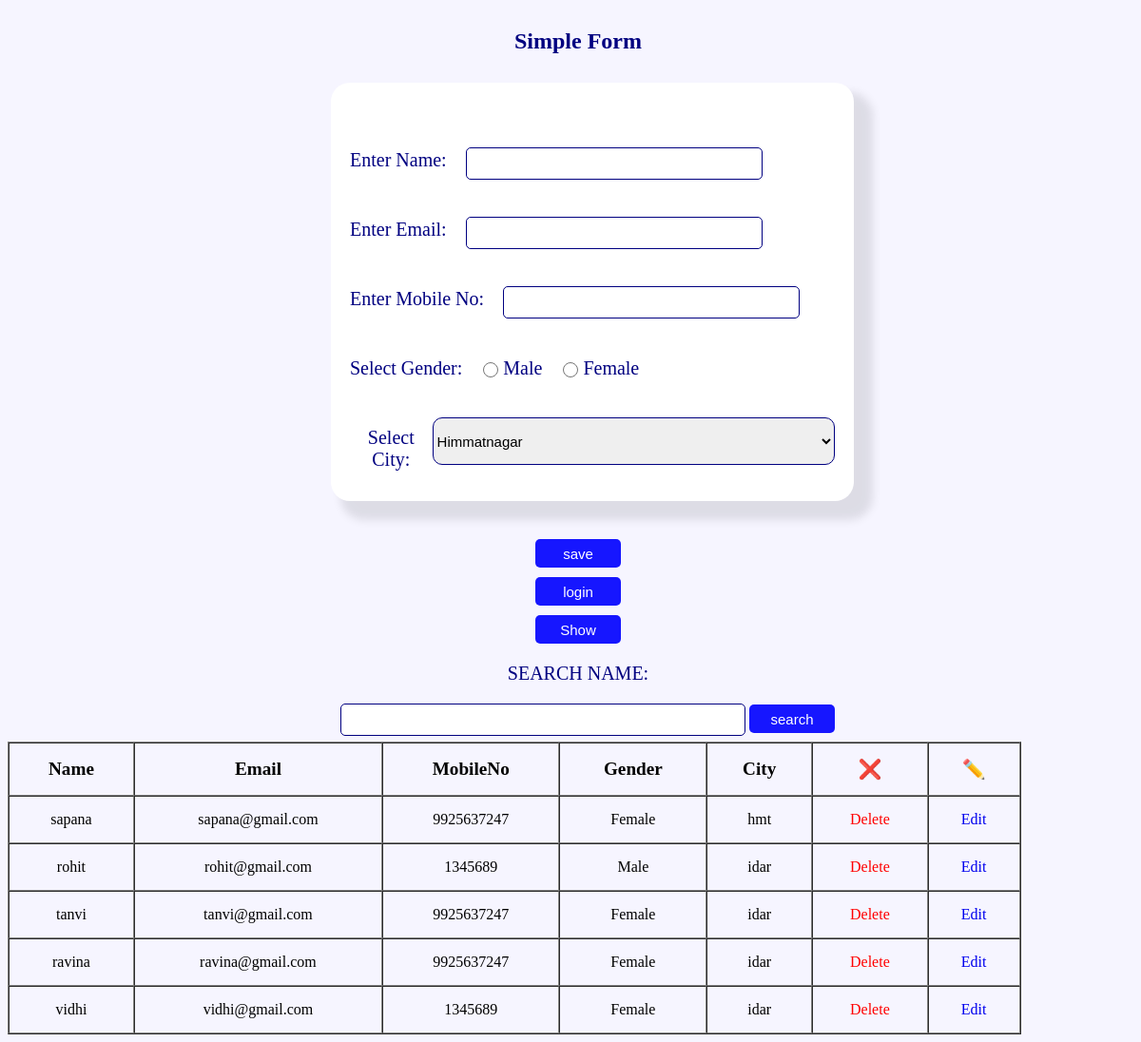
Page /db_practicals/show/ on the committed database.
### db_practicals/models.py (models this page shows, shortened)
class save_info(models.Model):
    CITY_CHOICES=[
        ('hmt', 'Himmatnagar'),
        ('idar', 'Idar'),
        ('surat', 'Surat'),
    ]
    name=models.CharField(max_length=100)
    email=models.EmailField(max_length=100)
    mobileNo=models.CharField(max_length=12)
    gender=models.CharField(max_length=10)
    city=models.CharField(max_length=20, choices=CITY_CHOICES)

### db_practicals/views.py (the view)
# urls.py: path('show/', views.show, name='show'),
def show(request):
    data=save_info.objects.all()
    return render(request, 'db_practicals/simple_db1.html', {'save_info': data})

### db_practicals/templates/db_practicals/simple_db1.html (shortened to what this page needs)
<!DOCTYPE html>
<html lang="en">
<head>
</head>
<body>
    <div class="main">
    <h2>Simple Form</h2>
    <form method="POST" action="{% url 'index' %}">
        <div class="container">
            <div class="group">
                <p>Enter Name:</p>
                <input type="text" name="name" id="name" required>
            </div>
            <div class="group">
                <p>Enter Email:</p>
                <input type="text" name="email" id="email" required>
            </div>
            <div class="group">
                <p>Enter Mobile No:</p>
                <input type="text" name="mobileNo"  required>
            </div>
            <div class="group">
                <p>Select Gender:</p>
                <input type="radio" name="gender" value="Male" id="p1"><p>Male</p>
                <input type="radio" name="gender" value="Female" id="p2"><p>Female</p>
            </div>
            <div class="group">
                <p>Select City:</p>
                <select name="city" style="width:90%; height:50px; border:1px solid navy; margin-top:10px; border-radius:10px; font-size:15px">
                    <option value="hmt">Himmatnagar</option>
                </select>
            </div>
        </div>
        <button type="submit"> save</button>
    </form>
    <form action="{% url 'login' %}">
    <button type="submit">login</button>
   </form>
    <form action="{% url 'show' %}" method="GET" >
        <button type="submit" style="margin-top:10px">Show</button>
    </form>
    <form method="POST" action="{% url 'search'%}">
        <P style='font-size:20px;'>SEARCH NAME:</P>
        <input type="text" name="search" id="" style="margin-top:0">
        <button type="submit" style="margin-top:0">search</button>
    </form>
</div>
    {% if save_info %}
        <table border=1 cellspacing=0 cellpadding=15 style="width:90%;  text-align:center">
            <tr style="font-size:1.2rem">
                <td><b>Name</b></td>
                <td><b>Email</b></td>
                <td><b>MobileNo</b></td>
                <td><b>Gender</b></td>
                <td><b> City</b></td>
                <td style="font-size:20px">❌</td>
                <td style="font-size:20px">✏️</td>
            </tr>
            {% for data in  save_info %}
            <tr>
                <td>{{data.name}}</td>
                <td>{{data.email}}</td>
                <td>{{data.mobileNo}}</td>
                <td>{{data.gender}}</td>
                <td>{{data.city}}</td>
                <td><a href="{% url 'delete' data.id %}" style="color:red; text-decoration:None">Delete</a></td>
                <td><a href="{% url 'edit' data.id %}" style="text-decoration:none">Edit</a></td>
            </tr>
            {% endfor %}
        </table>
    {% endif %}
</body>
</html>

### db_practicals/templates/db_practicals/simple_db1.html (style rules this page uses)
body { background-color:#f6f5ff; }
.main { height: 600px; width: 700px; justify-content: center; text-align: center; margin: 20px 250px; }
h2 { margin-top: 30px; color: navy; text-align: center; }
.container { height: 400px; width: 550px; margin:30px 90px; text-align: center; padding-top: 40px; background-color:white; box-shadow: 15px 15px 10px 5px rgba(0,0,0,0.1); border-radius: 20px; }
.group { display: flex; margin: 10px 20px; }
p { color:navy; font-size: 20px; }
input { height: 30px; width: 60%; border: 0.5px solid navy; border-radius: 5px; margin-top: 18px; margin-left: 20px; }
#p1 { height: 16px; width: 20px; color:navy; margin-top: 25px; }
#p2 { height: 16px; width: 20px; color:navy; margin-top: 25px; }
button { height: 30px; width: 90px; background-color: rgba(0, 0, 255, 0.911); color: white; border: none; border-radius: 5px; cursor: pointer; margin-top: 10px; font-size: 15px; }
table { margin-top:150px; }

### rows in the picture
save_info: name "sapana", email "sapana@gmail.com", mobileNo "9925637247", gender "Female", city "hmt"
save_info: name "rohit", email "rohit@gmail.com", mobileNo "1345689", gender "Male", city "idar"
save_info: name "tanvi", email "tanvi@gmail.com", mobileNo "9925637247", gender "Female", city "idar"
save_info: name "ravina", email "ravina@gmail.com", mobileNo "9925637247", gender "Female", city "idar"
save_info: name "vidhi", email "vidhi@gmail.com", mobileNo "1345689", gender "Female", city "idar"
